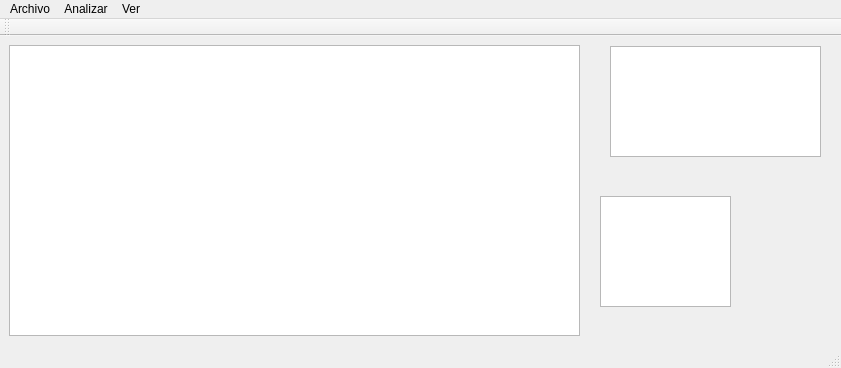
<?xml version="1.0" encoding="UTF-8"?>
<ui version="4.0">
 <class>Principal</class>
 <widget class="QMainWindow" name="Principal">
  <property name="enabled">
   <bool>true</bool>
  </property>
  <property name="geometry">
   <rect>
    <x>0</x>
    <y>0</y>
    <width>841</width>
    <height>368</height>
   </rect>
  </property>
  <property name="windowTitle">
   <string>Principal</string>
  </property>
  <widget class="QWidget" name="centralWidget">
   <widget class="QPlainTextEdit" name="plainTextEdit">
    <property name="geometry">
     <rect>
      <x>9</x>
      <y>9</y>
      <width>571</width>
      <height>291</height>
     </rect>
    </property>
   </widget>
   <widget class="QListWidget" name="listWidget">
    <property name="geometry">
     <rect>
      <x>610</x>
      <y>10</y>
      <width>211</width>
      <height>111</height>
     </rect>
    </property>
   </widget>
   <widget class="QTextBrowser" name="textBrowser">
    <property name="geometry">
     <rect>
      <x>600</x>
      <y>160</y>
      <width>131</width>
      <height>111</height>
     </rect>
    </property>
   </widget>
  </widget>
  <widget class="QMenuBar" name="menuBar">
   <property name="geometry">
    <rect>
     <x>0</x>
     <y>0</y>
     <width>841</width>
     <height>27</height>
    </rect>
   </property>
   <widget class="QMenu" name="menuArchivo">
    <property name="title">
     <string>Archivo</string>
    </property>
    <widget class="QMenu" name="menuAbrir">
     <property name="title">
      <string>Abrir</string>
     </property>
     <addaction name="actionAbrir_proyecto"/>
     <addaction name="actionAbrir_archivo"/>
    </widget>
    <addaction name="actionCrear_nuevo_proyecto"/>
    <addaction name="actionNuevo_archivo"/>
    <addaction name="separator"/>
    <addaction name="menuAbrir"/>
    <addaction name="actionGuardar"/>
    <addaction name="actionGuardar_Como"/>
    <addaction name="actionSalir"/>
   </widget>
   <widget class="QMenu" name="menuAnalizar">
    <property name="title">
     <string>Analizar</string>
    </property>
    <addaction name="actionCompilar"/>
    <addaction name="actionDebuggear"/>
   </widget>
   <widget class="QMenu" name="menuVer">
    <property name="title">
     <string>Ver</string>
    </property>
    <addaction name="actionErrores_lexicos"/>
    <addaction name="actionErrores_sintacticos"/>
    <addaction name="actionErrores_semanticos"/>
   </widget>
   <addaction name="menuArchivo"/>
   <addaction name="menuAnalizar"/>
   <addaction name="menuVer"/>
  </widget>
  <widget class="QToolBar" name="mainToolBar">
   <attribute name="toolBarArea">
    <enum>TopToolBarArea</enum>
   </attribute>
   <attribute name="toolBarBreak">
    <bool>false</bool>
   </attribute>
  </widget>
  <widget class="QStatusBar" name="statusBar"/>
  <action name="actionGuardar">
   <property name="text">
    <string>Guardar</string>
   </property>
  </action>
  <action name="actionGuardar_Como">
   <property name="text">
    <string>Guardar Como...</string>
   </property>
  </action>
  <action name="actionSalir">
   <property name="text">
    <string>Salir</string>
   </property>
  </action>
  <action name="actionCompilar">
   <property name="text">
    <string>Compilar</string>
   </property>
  </action>
  <action name="actionDebuggear">
   <property name="text">
    <string>Debuggear</string>
   </property>
  </action>
  <action name="actionErrores_lexicos">
   <property name="text">
    <string>Errores lexicos</string>
   </property>
  </action>
  <action name="actionErrores_sintacticos">
   <property name="text">
    <string>Errores sintacticos</string>
   </property>
  </action>
  <action name="actionErrores_semanticos">
   <property name="text">
    <string>Errores semanticos</string>
   </property>
  </action>
  <action name="actionCrear_nuevo_proyecto">
   <property name="text">
    <string>Crear nuevo proyecto</string>
   </property>
  </action>
  <action name="actionNuevo_archivo">
   <property name="text">
    <string>Nuevo archivo</string>
   </property>
  </action>
  <action name="actionAbrir_proyecto">
   <property name="text">
    <string>Abrir proyecto</string>
   </property>
  </action>
  <action name="actionAbrir_archivo">
   <property name="text">
    <string>Abrir archivo</string>
   </property>
  </action>
 </widget>
 <layoutdefault spacing="6" margin="11"/>
 <resources/>
 <connections>
  <connection>
   <sender>actionSalir</sender>
   <signal>triggered()</signal>
   <receiver>Principal</receiver>
   <slot>close()</slot>
   <hints>
    <hint type="sourcelabel">
     <x>-1</x>
     <y>-1</y>
    </hint>
    <hint type="destinationlabel">
     <x>299</x>
     <y>183</y>
    </hint>
   </hints>
  </connection>
 </connections>
</ui>
